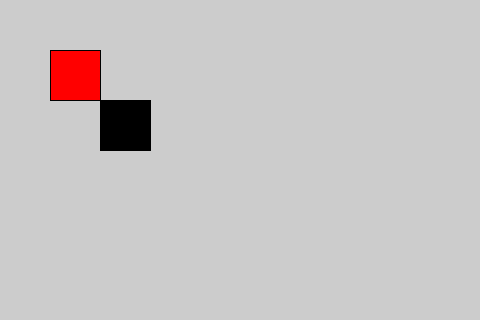
Frame 1 (no input)
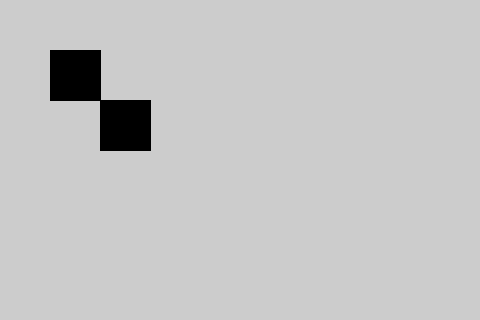
Frame 60 (the mouse pressed at the canvas centre just before this capture)
Frame 120 (the mouse held since frame 60 and released just before this capture): identical to frame 60, image omitted

The Processing sketch that drew these frames (run headless with seeded random() and noise(); from frame 60 on, the mouse is pressed at the canvas centre):

// Processing sketch: sketch_8_26_15_2
// ── sketch_8_26_15_2.pde
void setup() {
  size(480, 320);
//  background(255, 255, 0); // yellow background
//  fill(0, 0, 255, 64);
//  stroke(0, 0, 255, 255);

  fill(255, 0, 0);
}

void draw() {
//  rect(mouseX, mouseY, 50, 50);
  
  rect(50, 50, 50, 50);
  
  fill(0);
  rect(100,100,50,50);
  
}
